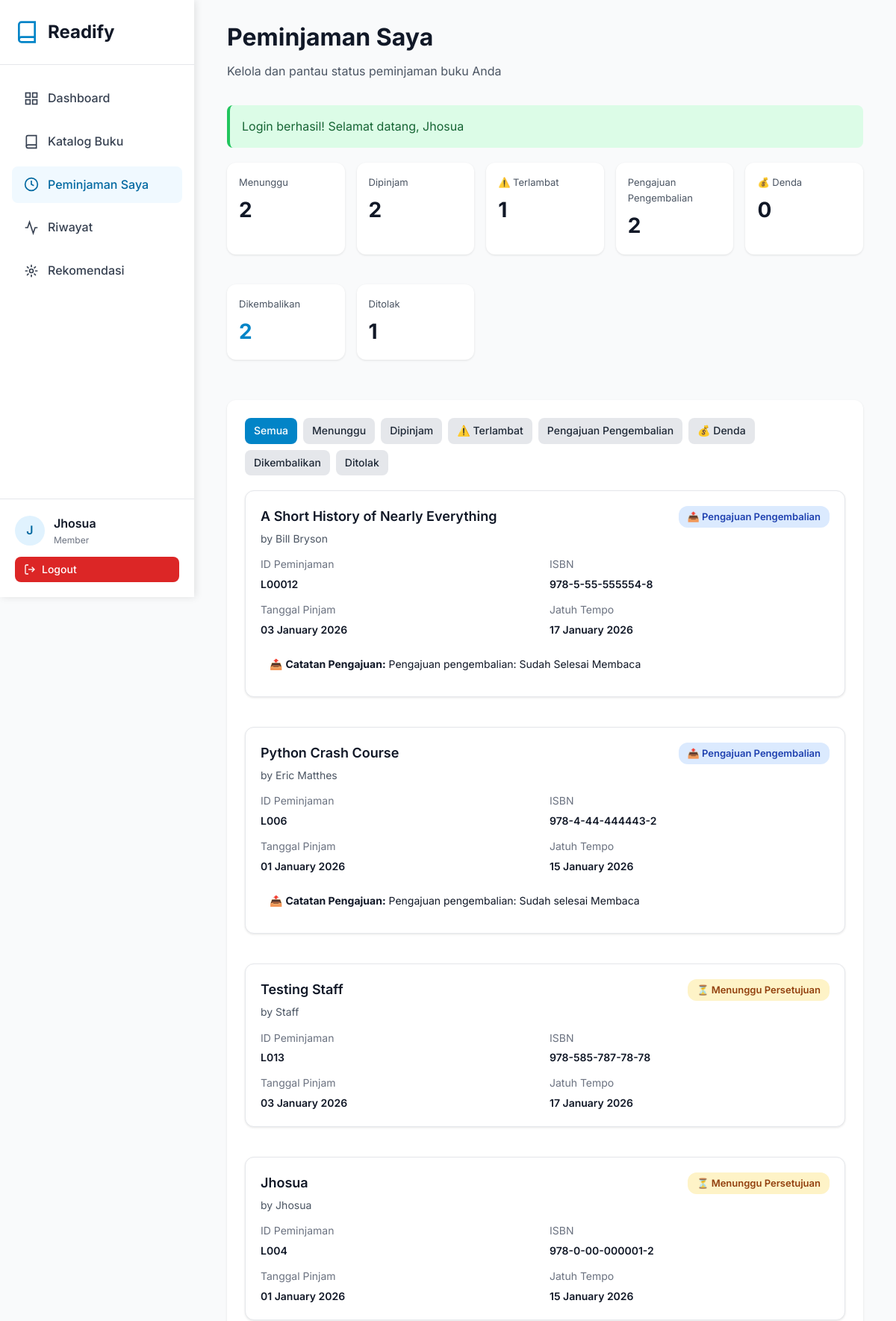
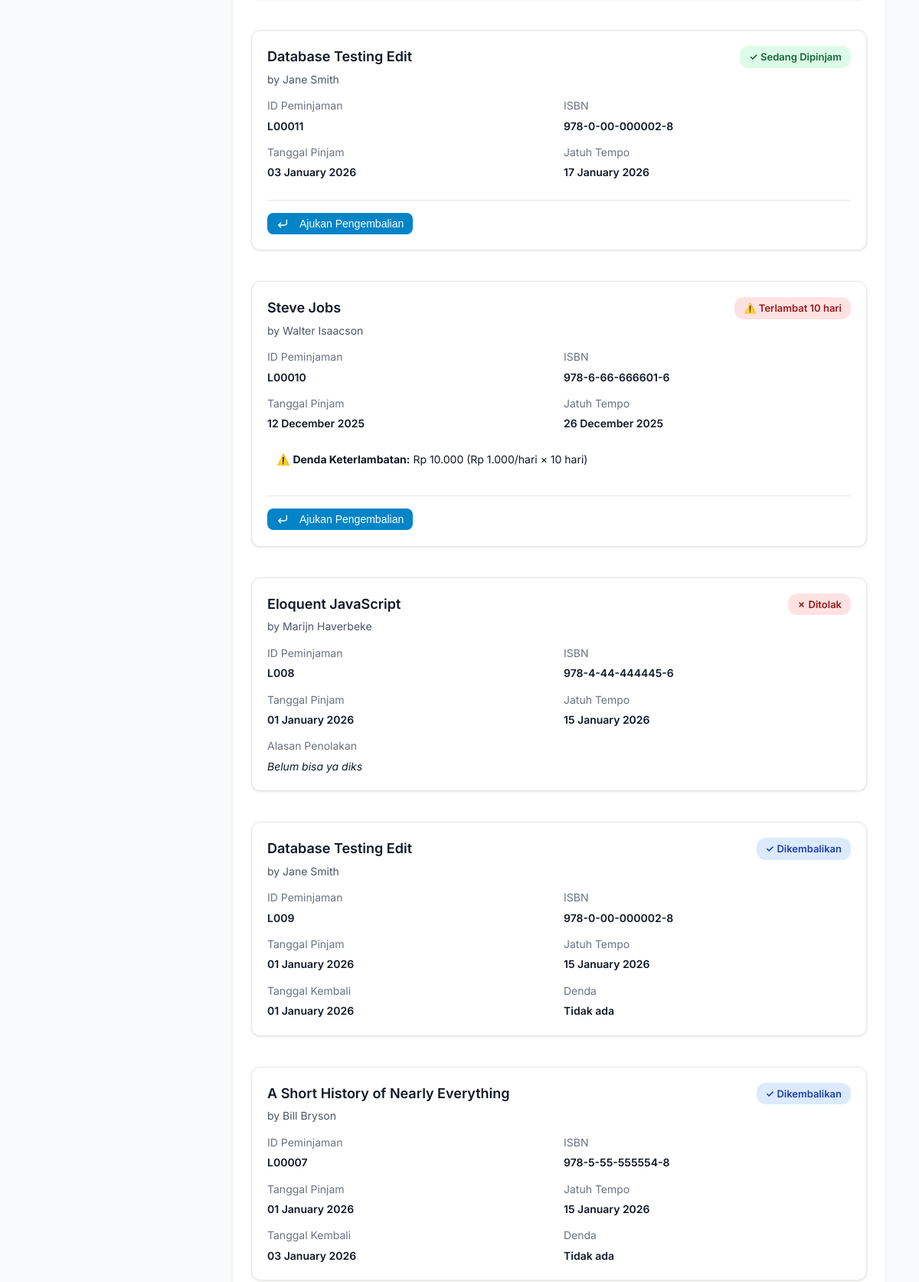
The page /pages/member/my-loans.php (signed in, upper part) on the database its author committed (2 pictures, top to bottom).
### tables this page shows
CREATE TABLE `users` (
  `id` int NOT NULL AUTO_INCREMENT,
  `name` varchar(100) NOT NULL,
  `email` varchar(100) NOT NULL,
  `phone` varchar(20) DEFAULT NULL,
  `password` varchar(255) NOT NULL,
  `role` enum('admin','staff','member') DEFAULT 'member',
  `created_at` timestamp NULL DEFAULT CURRENT_TIMESTAMP,
  `updated_at` timestamp NULL DEFAULT CURRENT_TIMESTAMP ON UPDATE CURRENT_TIMESTAMP,
  PRIMARY KEY (`id`),
  UNIQUE KEY `email` (`email`)
);

CREATE TABLE `loans` (
  `id` int NOT NULL AUTO_INCREMENT,
  `loan_id` varchar(20) NOT NULL,
  `member_id` int NOT NULL,
  `book_id` int NOT NULL,
  `loan_date` date NOT NULL,
  `due_date` date NOT NULL,
  `return_date` date DEFAULT NULL,
  `status` varchar(50) DEFAULT 'pending',
  `approved_by` int DEFAULT NULL,
  `approved_date` datetime DEFAULT NULL,
  `fine_amount` decimal(10,2) DEFAULT '0.00',
  `book_condition` enum('good','fair','damaged') DEFAULT 'good',
  `notes` text,
  `created_at` timestamp NULL DEFAULT CURRENT_TIMESTAMP,
  `updated_at` timestamp NULL DEFAULT CURRENT_TIMESTAMP ON UPDATE CURRENT_TIMESTAMP,
  PRIMARY KEY (`id`),
  UNIQUE KEY `loan_id` (`loan_id`),
  KEY `idx_loan_id` (`loan_id`),
  KEY `idx_status` (`status`),
  KEY `idx_member` (`member_id`),
  KEY `idx_book` (`book_id`),
  CONSTRAINT `loans_ibfk_1` FOREIGN KEY (`member_id`) REFERENCES `members` (`id`) ON DELETE CASCADE,
  CONSTRAINT `loans_ibfk_2` FOREIGN KEY (`book_id`) REFERENCES `books` (`id`) ON DELETE CASCADE
);

CREATE TABLE `books` (
  `id` int NOT NULL AUTO_INCREMENT,
  `isbn` varchar(20) NOT NULL,
  `title` varchar(255) NOT NULL,
  `author` varchar(100) NOT NULL,
  `publisher` varchar(100) DEFAULT NULL,
  `year` year DEFAULT NULL,
  `category_id` int DEFAULT NULL,
  `stock` int DEFAULT '0',
  `pages` int DEFAULT NULL,
  `description` text,
  `cover_image` varchar(255) DEFAULT NULL,
  `created_at` timestamp NULL DEFAULT CURRENT_TIMESTAMP,
  `updated_at` timestamp NULL DEFAULT CURRENT_TIMESTAMP ON UPDATE CURRENT_TIMESTAMP,
  PRIMARY KEY (`id`),
  UNIQUE KEY `isbn` (`isbn`),
  KEY `category_id` (`category_id`),
  KEY `idx_title` (`title`),
  KEY `idx_author` (`author`),
  KEY `idx_isbn` (`isbn`),
  CONSTRAINT `books_ibfk_1` FOREIGN KEY (`category_id`) REFERENCES `categories` (`id`) ON DELETE SET NULL
);

### pages/member/my-loans.php (the view, shortened to what the rows shown need)
<?php
require_once '../../config/config.php';
$user = getCurrentUser();
$db = new Database();
$member = $db->fetchOne("SELECT * FROM members WHERE email = ?", [$user['email']]);
$status = isset($_GET['status']) ? $_GET['status'] : 'all';
$where = ["l.member_id = ?"];
$params = [$member['id']];
$whereClause = implode(' AND ', $where);
$loans = $db->fetchAll("
    SELECT l.*,
           b.title as book_title, b.author, b.isbn, b.publisher,
           DATEDIFF(CURDATE(), l.due_date) as days_overdue,
           CASE
               WHEN l.status = 'approved' AND CURDATE() > l.due_date THEN DATEDIFF(CURDATE(), l.due_date) * " . FINE_PER_DAY . "
               ELSE COALESCE(l.fine_amount, 0)
           END as calculated_fine
    FROM loans l
    INNER JOIN books b ON l.book_id = b.id
    WHERE $whereClause
    ORDER BY
        CASE l.status
            WHEN 'pending' THEN 1
            WHEN 'approved' THEN 2
            WHEN 'rejected' THEN 3
            WHEN 'returned' THEN 4
        END,
        l.created_at DESC
", $params);
include_once '../../includes/header.php';
?>
<div class="sidebar">
    <div class="sidebar-logo">
        <h1>Readify</h1>
    </div>
    <div class="sidebar-user">
        <div class="user-info">
            <div class="user-avatar"><?php echo strtoupper(substr($user['name'], 0, 1)); ?></div>
            <div>
                <div class="user-name"><?php echo htmlspecialchars($user['name']); ?></div>
                <div class="user-role">Member</div>
            </div>
        </div>
    </div>
</div>
<div class="main-content">
    <div class="container">
        <h1 class="page-title" style="font-size: 32px; font-weight: 700; margin-bottom: 8px;">Peminjaman Saya</h1>
        <div class="card">
            <?php if (empty($loans)): ?>
                <p style="text-align: center; padding: 60px 20px; color: var(--gray-500);">
                    <?php if ($status == 'all'): ?>
                        Anda belum pernah meminjam buku.<br>
                        <a href="books.php" class="btn btn-primary" style="margin-top: 16px;">Jelajahi Katalog</a>
                    <?php else: ?>
                        Tidak ada peminjaman dengan status "<?php echo $status; ?>"
                    <?php endif; ?>
                </p>
            <?php else: ?>
                <div style="display: flex; flex-direction: column; gap: 16px;">
                    <?php foreach ($loans as $loan): ?>
                        <div class="card" style="padding: 20px; border: 1px solid var(--gray-200);">
                            <div style="display: flex; gap: 20px; flex-wrap: wrap;">
                                <div style="flex: 1; min-width: 250px;">
                                    <div style="display: flex; justify-content: space-between; align-items: start; margin-bottom: 12px;">
                                        <div>
                                            <h3 style="font-size: 18px; font-weight: 600; margin-bottom: 4px;">
                                                <?php echo htmlspecialchars($loan['book_title']); ?>
                                            </h3>
                                            <p style="color: var(--gray-600); font-size: 14px;">
                                                by <?php echo htmlspecialchars($loan['author']); ?>
                                            </p>
                                        </div>
                                        <?php
                                        $statusClass = '';
                                        $statusText = '';
                                        $statusIcon = '';
                                        switch($loan['status']) {
                                            case 'pending':
                                                $statusClass = 'badge-warning';
                                                $statusText = 'Menunggu Persetujuan';
                                                $statusIcon = '⏳';
                                                break;
                                            case 'approved':
                                                if ($loan['days_overdue'] > 0) {
                                                    $statusClass = 'badge-danger';
                                                    $statusText = 'Terlambat ' . $loan['days_overdue'] . ' hari';
                                                    $statusIcon = '⚠️';
                                                } else {
                                                    $statusClass = 'badge-success';
                                                    $statusText = 'Sedang Dipinjam';
                                                    $statusIcon = '✓';
                                                }
                                                break;
                                            case 'return_requested':
                                                $statusClass = 'badge-info';
                                                $statusText = 'Pengajuan Pengembalian';
                                                $statusIcon = '📤';
                                                break;
                                            case 'returned':
                                                $statusClass = 'badge-info';
                                                $statusText = 'Dikembalikan';
                                                $statusIcon = '✓';
                                                break;
                                            case 'rejected':
                                                $statusClass = 'badge-danger';
                                                $statusText = 'Ditolak';
                                                $statusIcon = '✗';
                                                break;
                                        }
                                        ?>
                                        <span class="badge <?php echo $statusClass; ?>" style="font-size: 13px;">
                                            <?php echo $statusIcon; ?> <?php echo $statusText; ?>
                                        </span>
                                    </div>
                                    <div style="display: grid; grid-template-columns: repeat(2, 1fr); gap: 12px; font-size: 14px;">
                                        <div>
                                            <p style="color: var(--gray-500); margin-bottom: 4px;">ID Peminjaman</p>
                                            <p style="font-weight: 600;"><?php echo htmlspecialchars($loan['loan_id']); ?></p>
                                        </div>
                                        <div>
                                            <p style="color: var(--gray-500); margin-bottom: 4px;">ISBN</p>
                                            <p style="font-weight: 600;"><?php echo htmlspecialchars($loan['isbn']); ?></p>
                                        </div>
                                        <div>
                                            <p style="color: var(--gray-500); margin-bottom: 4px;">Tanggal Pinjam</p>
                                            <p style="font-weight: 600;"><?php echo formatDate($loan['loan_date']); ?></p>
                                        </div>
                                        <div>
                                            <p style="color: var(--gray-500); margin-bottom: 4px;">Jatuh Tempo</p>
                                            <p style="font-weight: 600; <?php echo ($loan['status'] == 'approved' && $loan['days_overdue'] > 0) ? 'color: var(--danger-600);' : ''; ?>">
                                                <?php echo formatDate($loan['due_date']); ?>
                                            </p>
                                        </div>
                                        <?php if ($loan['status'] == 'returned'): ?>
                                            <div>
                                                <p style="color: var(--gray-500); margin-bottom: 4px;">Tanggal Kembali</p>
                                                <p style="font-weight: 600;"><?php echo formatDate($loan['return_date']); ?></p>
                                            </div>
                                            <div>
                                                <p style="color: var(--gray-500); margin-bottom: 4px;">Denda</p>
                                                <p style="font-weight: 600; <?php echo $loan['calculated_fine'] > 0 ? 'color: var(--danger-600);' : 'color: var(--success-600);'; ?>">
                                                    <?php echo $loan['calculated_fine'] > 0 ? 'Rp ' . number_format($loan['calculated_fine'], 0, ',', '.') : 'Tidak ada'; ?>
                                                </p>
                                            </div>
                                        <?php endif; ?>
                                        <?php if ($loan['status'] == 'approved' && $loan['calculated_fine'] > 0): ?>
                                            <div style="grid-column: 1 / -1;">
                                                <div style="padding: 12px; background: var(--danger-50); border-left: 4px solid var(--danger-600); border-radius: 4px;">
                                                    <p style="color: var(--danger-800); font-size: 14px; margin: 0;">
                                                        ⚠️ <strong>Denda Keterlambatan:</strong> Rp <?php echo number_format($loan['calculated_fine'], 0, ',', '.'); ?>
                                                        (Rp <?php echo number_format(FINE_PER_DAY, 0, ',', '.'); ?>/hari × <?php echo $loan['days_overdue']; ?> hari)
                                                    </p>
                                                </div>
                                            </div>
                                        <?php endif; ?>
                                        <?php if ($loan['status'] == 'rejected' && $loan['notes']): ?>
                                            <div style="grid-column: 1 / -1;">
                                                <p style="color: var(--gray-500); margin-bottom: 4px;">Alasan Penolakan</p>
                                                <p style="color: var(--danger-600); font-style: italic;"><?php echo htmlspecialchars($loan['notes']); ?></p>
                                            </div>
                                        <?php endif; ?>
                                        <?php if ($loan['status'] == 'return_requested' && $loan['notes']): ?>
                                            <div style="grid-column: 1 / -1;">
                                                <div style="padding: 12px; background: var(--info-50); border-left: 4px solid var(--info-600); border-radius: 4px;">
                                                    <p style="color: var(--info-800); font-size: 14px; margin: 0;">
                                                        📤 <strong>Catatan Pengajuan:</strong> <?php echo htmlspecialchars($loan['notes']); ?>
                                                    </p>
                                                </div>
                                            </div>
                                        <?php endif; ?>
                                        <?php if ($loan['status'] == 'approved'): ?>
                                            <div style="grid-column: 1 / -1; margin-top: 12px; padding-top: 16px; border-top: 1px solid var(--gray-200);">
                                                <button type="button" onclick="openReturnModal(<?php echo $loan['id']; ?>, '<?php echo htmlspecialchars($loan['book_title'], ENT_QUOTES); ?>')" class="btn btn-primary btn-sm">
                                                    <svg width="16" height="16" viewBox="0 0 24 24" fill="none" stroke="currentColor" stroke-width="2" style="margin-right: 6px;">
                                                        <polyline points="9 10 4 15 9 20"></polyline>
                                                        <path d="M20 4v7a4 4 0 0 1-4 4H4"></path>
                                                    </svg>
                                                    Ajukan Pengembalian
                                                </button>
                                            </div>
                                        <?php endif; ?>
                                    </div>
                                </div>
                            </div>
                        </div>
                    <?php endforeach; ?>
                </div>
            <?php endif; ?>
        </div>
    </div>
</div>
<?php include_once '../../includes/footer.php'; ?>

### rows shown on the page
users: name "J", name "Jhosua"
loans: book.title "A Short History of Nearly Everything", book.author "Bill Bryson", status "📤", status "Pengajuan Pengembalian", loan "L00012", book.isbn "978-5-55-555554-8", loan_date "03 January 2026", due_date "17 January 2026", notes "Pengajuan pengembalian: Sudah Selesai Membaca"
loans: book.title "Python Crash Course", book.author "Eric Matthes", status "📤", status "Pengajuan Pengembalian", loan "L006", book.isbn "978-4-44-444443-2", loan_date "01 January 2026", due_date "15 January 2026", notes "Pengajuan pengembalian: Sudah selesai Membaca"
loans: book.title "Testing Staff", book.author "Staff", status "⏳", status "Menunggu Persetujuan", loan "L013", book.isbn "978-585-787-78-78", loan_date "03 January 2026", due_date "17 January 2026"
loans: book.title "Jhosua", book.author "Jhosua", status "⏳", status "Menunggu Persetujuan", loan "L004", book.isbn "978-0-00-000001-2", loan_date "01 January 2026", due_date "15 January 2026"
loans: book.title "Database Testing Edit", book.author "Jane Smith", statusIcon "✓", statusText "Sedang Dipinjam", loan "L00011", book.isbn "978-0-00-000002-8", loan_date "03 January 2026", due_date "17 January 2026"
loans: book.title "Steve Jobs", book.author "Walter Isaacson", statusIcon "⚠️", statusText "Terlambat 10 hari", loan "L00010", book.isbn "978-6-66-666601-6", loan_date "12 December 2025", due_date "26 December 2025", calculated_fine "10.000", days_overdue "10"
loans: book.title "Eloquent JavaScript", book.author "Marijn Haverbeke", status "✗", status "Ditolak", loan "L008", book.isbn "978-4-44-444445-6", loan_date "01 January 2026", due_date "15 January 2026", notes "Belum bisa ya diks"
loans: book.title "Database Testing Edit", book.author "Jane Smith", status "✓", status "Dikembalikan", loan "L009", book.isbn "978-0-00-000002-8", loan_date "01 January 2026", due_date "15 January 2026", return_date "01 January 2026", shows "Tidak ada"
loans: book.title "A Short History of Nearly Everything", book.author "Bill Bryson", status "✓", status "Dikembalikan", loan "L00007", book.isbn "978-5-55-555554-8", loan_date "01 January 2026", due_date "15 January 2026", return_date "03 January 2026", shows "Tidak ada"

### other values the page prints
$flash['message'] "Login berhasil! Selamat datang, Jhosua"
$stats['pending'] "2"
$stats['approved'] "2"
$stats['overdue'] "1"
$stats['return_requested'] "2"
$stats['payment_pending'] "0"
$stats['returned'] "2"
$stats['rejected'] "1"
